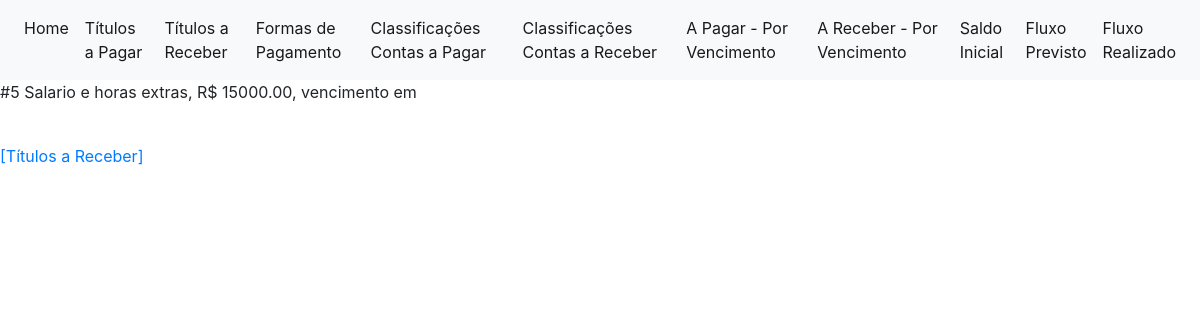
The app's page /fluxo/receber/5 with its own data.
### fluxocaixa/models.py (models this page shows, shortened)
class TituloReceber(models.Model):
    data_expectativa = models.DateField()
    data_recebimento = models.DateField(
        blank=True,
        null=True
    )
    valor = models.DecimalField(max_digits=11, decimal_places=2)
    descricao = models.CharField(max_length=100)
    classificacao = models.ForeignKey(
        ClassificacaoReceber,
        on_delete=models.RESTRICT,
        null=True)
    formapagamento = models.ForeignKey(
        FormaPagamento,
        on_delete=models.RESTRICT,
        null=True)
    OPCOES_SITUACAO = [
        ('RC','Recebido'),
        ('AR','A Receber')
    ]
    situacao = models.CharField(
        max_length=2,
        choices=OPCOES_SITUACAO,
        default='AR'
    )
    objects = TituloManager()

### fluxocaixa/views/vtituloreceber.py (the view)
# urls.py: path('receber/<int:tituloid>', vtituloreceber.titulo, name='tituloreceber'),
def titulo(request,tituloid):
    db_entidade = TituloReceber.objects.titulo(tituloid=tituloid).values()
    payload = { 'lista' : list(db_entidade) }
    template = loader.get_template('tituloreceber/detalhar.html')
    return HttpResponse(template.render(payload, request))

### fluxocaixa/models.py (called while the page is built)
    def titulo(self,tituloid):
        result = self.filter(id=tituloid)
        return result

### fluxocaixa/templates/tituloreceber/detalhar.html
{% extends 'base.html' %}
{% block content %}
    {% if lista %}
        {% for i in lista %}
            <div>
                <p>#{{i.id}} {{ i.descricao }}, R$ {{ i.valor }}, vencimento em {{ i.data_vencimento}}</p>
            </div>
        {% endfor %}
    {% else %}
        <p>Nenhum item localizado para exibição.</p>
    {% endif %}
    <br />
    <a href="{% url 'titulosreceber' %}">[Títulos a Receber]</a>
{% endblock %}

### records on screen
TituloReceber: id "5", descricao "Salario e horas extras", valor "15000.00"
